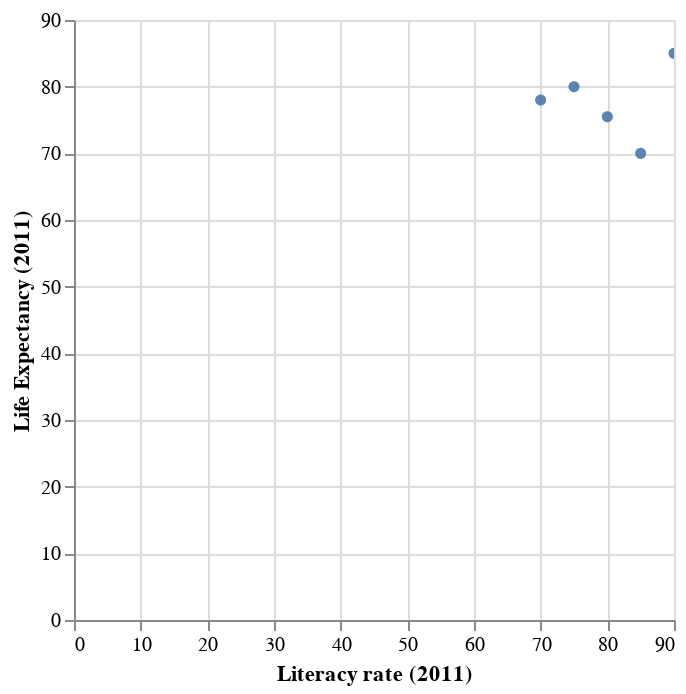

Notebook cell for this chart:
### Code cell
# Sample data (replace this with your dataframe)
data = {
    'Country name': ['Country A', 'Country B', 'Country C', 'Country D', 'Country E'],
    'Literacy rate (2011)': [80, 75, 90, 85, 70],
    'Life Expectancy (2011)': [75.5, 80, 85, 70, 78]
}

# Create a DataFrame
df = pd.DataFrame(data)

# Scatter plot
scatter = alt.Chart(df).mark_circle().encode(
    x=alt.X('Literacy rate (2011)', type='quantitative'),
    y=alt.Y('Life Expectancy (2011)', type='quantitative'),
    tooltip=['Country name', 'Literacy rate (2011)', 'Life Expectancy (2011)']
).interactive()

# Brush/Selection tool
brush = alt.selection_interval(encodings=['x', 'y'])

# Applying the selection to the scatter plot
highlight = scatter.add_selection(brush)

# Display the plot
scatter + highlight

### Figure 1 — Vega-Lite specification as saved in the notebook (floating-point values rounded to 4 significant figures)
{"config": {"view": {"continuousWidth": 300, "continuousHeight": 300}}, "layer": [{"mark": {"type": "circle"}, "encoding": {"tooltip": [{"field": "Country name", "type": "nominal"}, {"field": "Literacy rate (2011)", "type": "quantitative"}, {"field": "Life Expectancy (2011)", "type": "quantitative"}], "x": {"field": "Literacy rate (2011)", "type": "quantitative"}, "y": {"field": "Life Expectancy (2011)", "type": "quantitative"}}, "name": "view_23"}, {"mark": {"type": "circle"}, "encoding": {"tooltip": [{"field": "Country name", "type": "nominal"}, {"field": "Literacy rate (2011)", "type": "quantitative"}, {"field": "Life Expectancy (2011)", "type": "quantitative"}], "x": {"field": "Literacy rate (2011)", "type": "quantitative"}, "y": {"field": "Life Expectancy (2011)", "type": "quantitative"}}, "name": "view_24"}], "data": {"name": "data-938b22e971ebd57f9d3a40ca9d87ea68"}, "params": [{"name": "param_23", "select": {"type": "interval", "encodings": ["x", "y"]}, "bind": "scales", "views": ["view_23"]}, {"name": "param_24", "select": {"type": "interval", "encodings": ["x", "y"]}, "views": ["view_24"]}], "$schema": "https://vega.github.io/schema/vega-lite/v5.15.1.json", "datasets": {"data-938b22e971ebd57f9d3a40ca9d87ea68": [{"Country name": "Country A", "Literacy rate (2011)": 80, "Life Expectancy (2011)": 75.5}, {"Country name": "Country B", "Literacy rate (2011)": 75, "Life Expectancy (2011)": 80.0}, {"Country name": "Country C", "Literacy rate (2011)": 90, "Life Expectancy (2011)": 85.0}, {"Country name": "Country D", "Literacy rate (2011)": 85, "Life Expectancy (2011)": 70.0}, {"Country name": "Country E", "Literacy rate (2011)": 70, "Life Expectancy (2011)": 78.0}]}}
